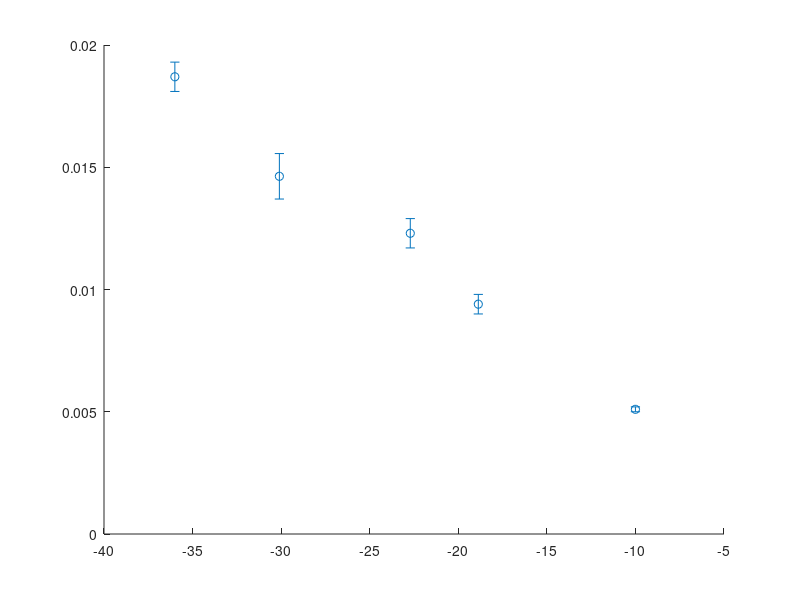

This chart was generated by the following MATLAB code: (Note: this script raises an error after producing the figure.)
% Data
x = [-10, -18.87, -22.71, -30.1, -36];      % ΔT (Tendon Distance) in mm
K_exp = [0.0051, 0.0094, 0.0123, 0.01463, 0.0187]; % Experimental curvature (mm^-1)
K_theo = [0.0052, 0.0098, 0.0117, 0.01556, 0.0181]; % Theoretical curvature (mm^-1)

%%%%%%%%%%%%%%%%%%%%%%%%%%%%%%%%%%%%%%%%%%%%%%%%%%%
% Points used to calculate the theoretical values:
% #1 (-7.5, 1.2)(1.8, -0.5)(5.88, -1.1)
% #2 (-6.2, 0.5)(0, 0)(7.5, -1.1)
% #3 (-4.25, 1.42)(0, 0)(3.2, -0.9)
% #4 (-0.77, 3)(0, 0.6)(1, -3.1)
% #5 (-0.78, 3)(0, 0)(1, -3.1)"
%%%%%%%%%%%%%%%%%%%%%%%%%%%%%%%%%%%%%%%%%%%%%%%%%%%

% --- Calculations ---
% Calculate the absolute error (|K_theoretical - K_experimental|)
K_error = abs(K_theo - K_exp);

% Calculate the error percentage relative to the theoretical value
Error_percentage = (K_error ./ K_theo) * 100;

% --- Plotting Section ---
% Create the first figure for the plot
figure('Name', 'Curvature Plot');

% Plot experimental curvature with error bars
errorbar(x, K_exp, K_error, 'o', ...
    'MarkerFaceColor', 'b', 'Color', 'b', 'LineWidth', 1.5, ...
    'DisplayName', 'Experimental Curvature');

hold on;

% Plot theoretical curvature
plot(x, K_theo, '--r', 'LineWidth', 1.5, 'DisplayName', 'Theoretical Curvature');

% Show value labels for both curves
for i = 1:length(x)
    % Experimental values with error
    text(x(i), K_exp(i) + K_error(i) + 0.0003, ...
        sprintf('%.5f', K_exp(i)), ...
        'FontSize', 10, 'Color', 'b', 'HorizontalAlignment', 'center');

    % Theoretical values
    text(x(i), K_theo(i) - 0.0005, ...
        sprintf('%.5f', K_theo(i)), ...
        'FontSize', 10, 'Color', 'r', 'HorizontalAlignment', 'center');
end

% Labels and formatting for the plot
xlabel('\DeltaT (Tendon Pulling Length) [mm]', 'FontSize', 12);
ylabel('Curvature K [mm^{-1}]', 'FontSize', 12);
title('Curvature vs. Tendon Pulling Length with Error Bars', 'FontSize', 14);
legend('Location', 'northwest');
grid on;
hold off;

% --- Print Table to Command Window Section ---
% Display a title for the output in the command window
fprintf('\n--- Comparison of Experimental and Theoretical Curvature Data ---\n');

% Print the header for the table
fprintf('%-25s %-25s %-25s %-25s %-20s\n', ...
    'ΔT (mm)', ...
    'Experimental K (mm^-1)', ...
    'Theoretical K (mm^-1)', ...
    'Absolute Error (mm^-1)', ...
    'Percentage Error (%)');
    
% Print a separator line to make the table easier to read
fprintf([repmat('-', 1, 125) '\n']);

% Loop through the data and print each row of the table
% '%.4f' formats the numbers to show four decimal places
for i = 1:length(x)
    fprintf('%-25.2f %-25.4f %-25.4f %-25.4f %-20.2f\n', ...
        x(i), K_exp(i), K_theo(i), K_error(i), Error_percentage(i));
end
